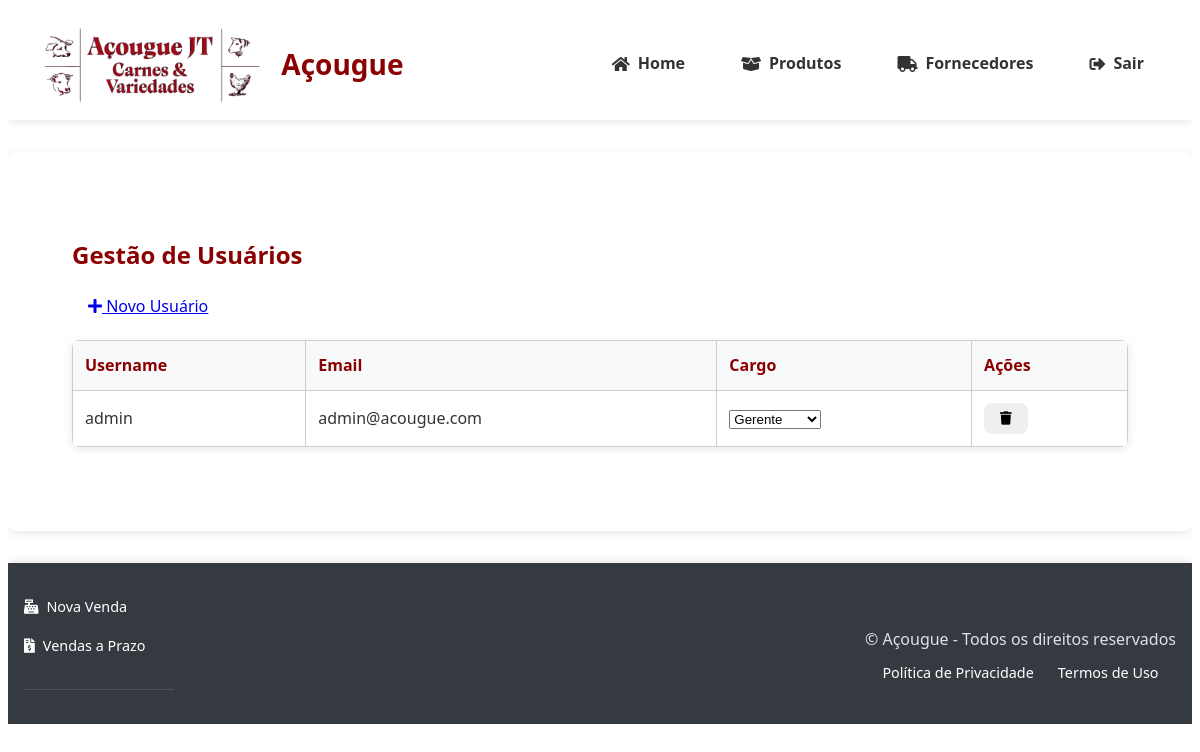
The page /admin/usuarios (signed in) on the database as committed earlier.
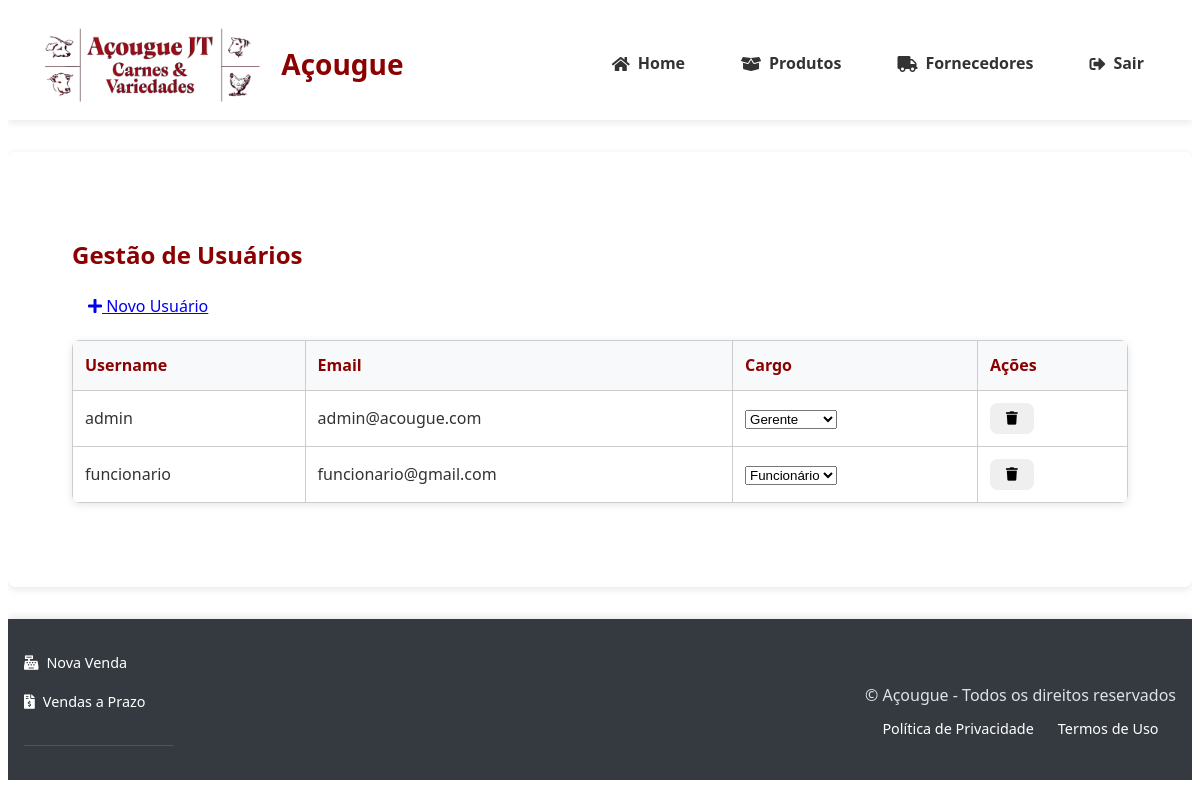
The same page on the database as committed later.
### tables this page shows
CREATE TABLE users (
                id INTEGER PRIMARY KEY AUTOINCREMENT,
                username TEXT UNIQUE NOT NULL,
                email TEXT UNIQUE NOT NULL,
                password_hash TEXT NOT NULL,
                role TEXT NOT NULL DEFAULT 'funcionario',
                created_at TIMESTAMP DEFAULT CURRENT_TIMESTAMP
            );

### app.py (the view)
@app.route('/admin/usuarios')
@login_required
@role_required('gerente')
def admin_usuarios():
    success = request.args.get('success')
    error = request.args.get('error')
    usuarios = [dict(u) for u in get_all_users()]
    return render_template(
        'admin/usuarios.html',
        usuarios=usuarios,
        success=success,
        error=error
    )

### banco_dados.py (called while the page is built)
@contextmanager
def get_db_connection():
    conn = sqlite3.connect(DB_PATH)
    conn.row_factory = sqlite3.Row
    conn.execute("PRAGMA foreign_keys = ON")
    try:
        yield conn
    finally:
        conn.close()

def get_all_users():
    with get_db_connection() as conn:
        cursor = conn.execute(
            'SELECT id, username, email, role FROM users ORDER BY username'
        )
        return [dict(row) for row in cursor.fetchall()]

### templates/admin/usuarios.html (shortened to what this page needs)
{% extends "base.html" %}
{% block content %}
<div class="container">
    <div class="d-flex justify-content-between align-items-center mb-3">
        <h2 style="color: #8B0000;">Gestão de Usuários</h2>
        <a href="{{ url_for('novo_usuario') }}" class="btn btn-primary">
            <i class="fas fa-plus"></i> Novo Usuário
        </a>
    </div>
    <div class="table-responsive">
        <table class="table table-hover">
            <thead class="thead-dark">
                <tr>
                    <th>Username</th>
                    <th>Email</th>
                    <th>Cargo</th>
                    <th>Ações</th>
                </tr>
            </thead>
            <tbody>
                {% for usuario in usuarios %}
                <tr>
                    <td>{{ usuario.username }}</td>
                    <td>{{ usuario.email }}</td>
                    <td>
                        <form method="POST" action="{{ url_for('editar_usuario', id=usuario.id) }}">
                            <select name="role" class="form-select"
                                    onchange="this.form.submit()"
                                    style="width: auto; display: inline-block;">
                                <option value="gerente" {% if usuario.role == 'gerente' %}selected{% endif %}>
                                    Gerente
                                </option>
                                <option value="funcionario" {% if usuario.role == 'funcionario' %}selected{% endif %}>
                                    Funcionário
                                </option>
                            </select>
                        </form>
                    </td>
                    <td>
                        <form method="POST" action="{{ url_for('excluir_usuario', id=usuario.id) }}"
                              onsubmit="return confirm('Tem certeza que deseja excluir este usuário?');">
                            <button type="submit" class="btn btn-danger btn-sm">
                                <i class="fas fa-trash"></i>
                            </button>
                        </form>
                    </td>
                </tr>
                {% endfor %}
            </tbody>
        </table>
    </div>
</div>
{% endblock %}

Rows that differ between the two databases and show on the page:
added users: username "funcionario", email "funcionario@gmail.com", role "Funcionário"
